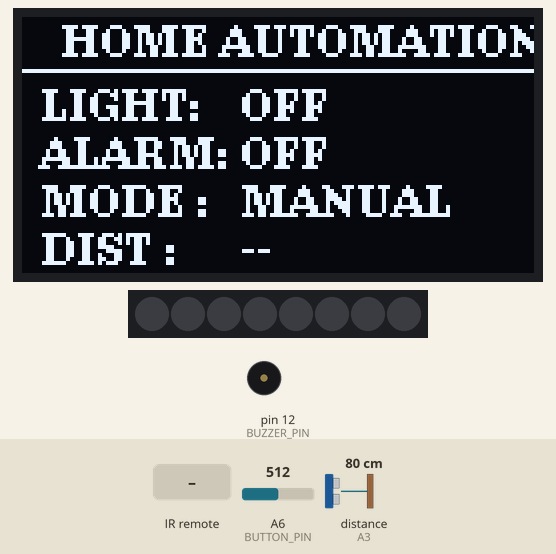
This sketch was run on a simulated Arduino Nano, built with avr-gcc and run on an emulated ATmega328P. Parts: 128×64 one-colour display, 8 RGB LEDs in strip order, left to right, buzzer (waves = sounding, pin HIGH). Inputs (shaded band) come from the test bench; at power-on: A6 (BUTTON_PIN) = 512, distance to the obstacle (sensor on A3) 80 cm. The echo pulse lasts 58.3 µs per cm; pins used as bus, display or sensor lines are not drawn; what the sketch prints to the serial monitor is not drawn.

Above: at 2.2 s.
2.3 s: A6 (BUTTON_PIN) set to 764
4.0 s: A6 (BUTTON_PIN) set to 792
At 6.4 s:
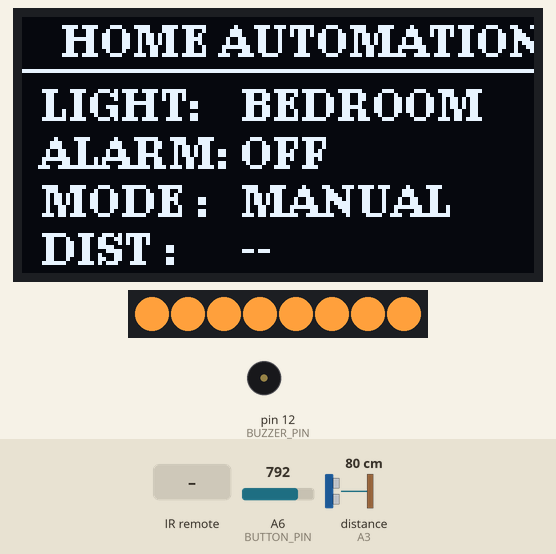
7.1 s: infrared code 0x1F received
At 10.8 s:
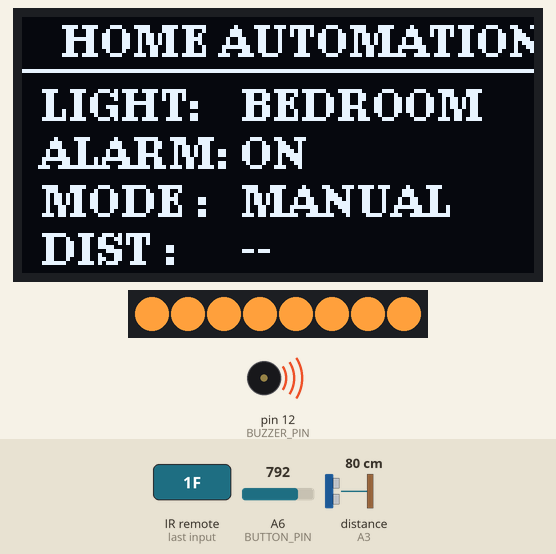
10.9 s: infrared code 0x1 received
At 13.2 s:
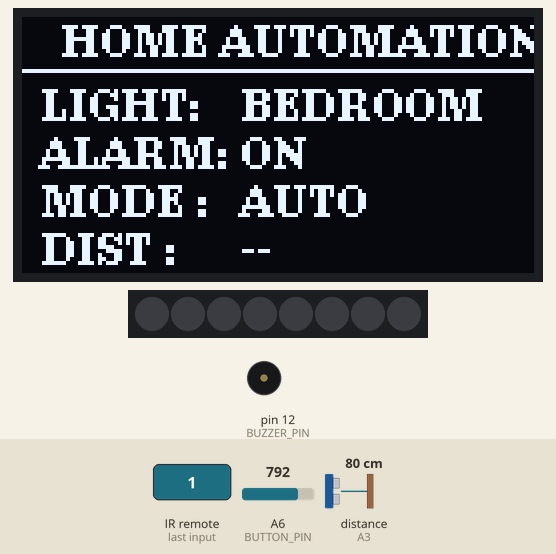
14.7 s: infrared code 0xA received
At 16.0 s:
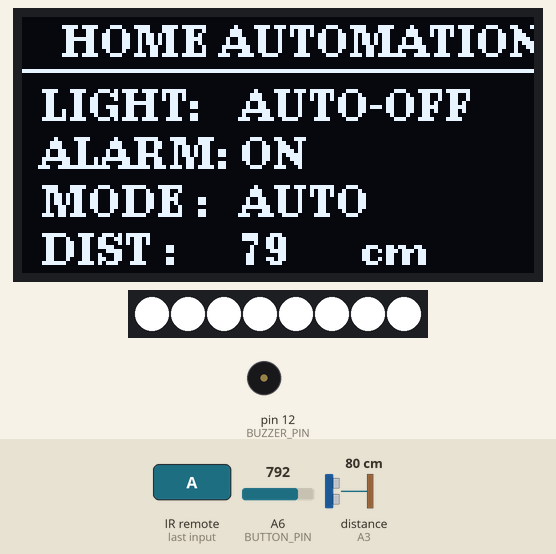
18.5 s: infrared code 0x12 received
At 21.4 s:
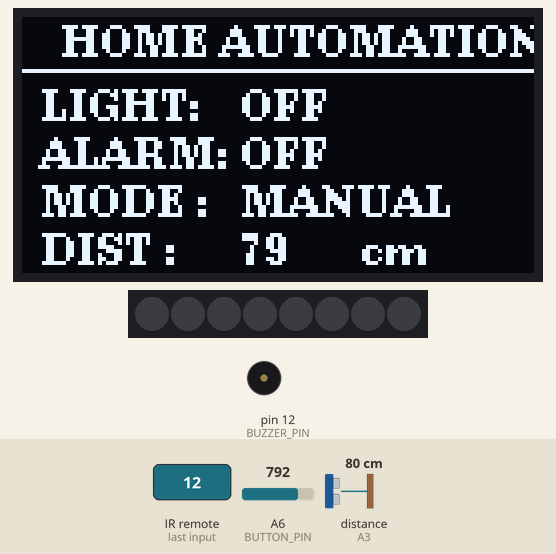
Timing chart, 0 to 22.8 s (numbered marks = the images above; inputs shaded):
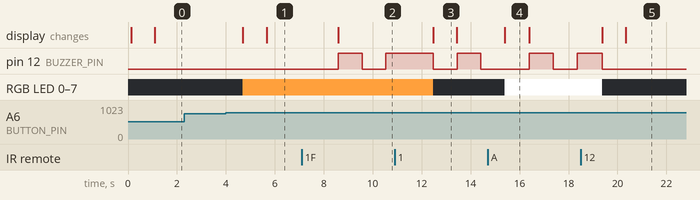

Measured:
- the behaviour switches between 779 and 780 on A6 (BUTTON_PIN) (found by bisection; images 0 and 1)
- after the input at 2.3 s, every drawn part: stays the same
- after the input at 4.0 s, RGB LED 0–7: off → RGB(255, 160, 60) after 0.68 s
- after the input at 7.1 s, pin 12 (BUZZER_PIN): LOW → HIGH after 1.5 s, → LOW 0.97 s later, → HIGH 0.97 s later; the display: changes after 1.5 s (image 2)
- after the input at 10.9 s, RGB LED 0–7: RGB(255, 160, 60) → off after 1.6 s; the display: first changes after 1.6 s (image 3 shows a later state)
- after the input at 14.7 s, RGB LED 0–7: off → RGB(255, 255, 255) after 0.69 s
- after the input at 18.5 s, pin 12 (BUZZER_PIN): goes on until 19.4 s, then stays LOW; RGB LED 0–7: RGB(255, 255, 255) → off after 0.87 s
- what the display in image 3 shows lasts 0.9 s, from 12.5 s to 13.4 s

The sketch:

Project_35.ino
```cpp
/*
==================================================
Home Automation Demo (U8g2 Stable - Zero Memory Issue)
Board: Auto-Botix / Young Engineer Board
==================================================
*/

#define DECODE_NEC

#include <Wire.h>
#include <U8g2lib.h>
#include <Adafruit_NeoPixel.h>
#include <IRremote.hpp>

// 1. PIN DEFINITIONS
#define IR_PIN     3
#define RGB_PIN    11
#define NUM_LEDS   8
#define BUZZER_PIN 12
#define TRIG_PIN   5
#define ECHO_PIN   A3
#define BUTTON_PIN A6

// 2. HARDWARE OBJECTS (U8g2 Page Buffer takes only 128 bytes RAM)
U8G2_SSD1306_128X64_NONAME_1_HW_I2C u8g2(U8G2_R0, /* reset=*/ U8X8_PIN_NONE);
Adafruit_NeoPixel rgb(NUM_LEDS, RGB_PIN, NEO_GRB + NEO_KHZ800);

// 3. CALIBRATED ADC BUTTON RANGES
#define BTN_SELECT_MIN 920
#define BTN_SELECT_MAX 945
#define BTN_UP_MIN     845
#define BTN_UP_MAX     865
#define BTN_DOWN_MIN   780
#define BTN_DOWN_MAX   800
#define BTN_BACK_MIN   725
#define BTN_BACK_MAX   745

// 4. SAVED CUSTOM REMOTE COMMANDS
#define POWER   0x12   // Power Key (ALL OFF)
#define BTN1    0xA   // Button 1 (Living Room Light)
#define BTN2    0x1B   // Button 2 (Bedroom Light)
#define BTN3    0x1F   // Button 3 (Alarm Toggle)
#define OK      0x1   // PAUSE Key (Auto Mode Toggle)

// 5. GLOBAL VARIABLES
bool alarmOn = false;
bool autoMode = false;
const char* lightStatus = "OFF";
int distance = 999;
int lastBtn = 0;

unsigned long lastBuzzerTime = 0;
bool buzzerState = false;
unsigned long lastDisplayTime = 0;
unsigned long lastSensorTime = 0;
unsigned long lastSerialTime = 0;

void showColor(uint8_t r, uint8_t g, uint8_t b)
{
  for (int i = 0; i < NUM_LEDS; i++)
    rgb.setPixelColor(i, rgb.Color(r, g, b));
  rgb.show();
}

void rgbOff()
{
  rgb.clear();
  rgb.show();
}

int getDistance()
{
  digitalWrite(TRIG_PIN, LOW);
  delayMicroseconds(2);
  digitalWrite(TRIG_PIN, HIGH);
  delayMicroseconds(10);
  digitalWrite(TRIG_PIN, LOW);

  long duration = pulseIn(ECHO_PIN, HIGH, 20000);
  if (duration == 0) return 999;
  return duration * 0.034 / 2;
}

int readButton()
{
  int val = analogRead(BUTTON_PIN);
  if (val >= BTN_SELECT_MIN && val <= BTN_SELECT_MAX) return 4;
  if (val >= BTN_UP_MIN && val <= BTN_UP_MAX)         return 1;
  if (val >= BTN_DOWN_MIN && val <= BTN_DOWN_MAX)     return 2;
  if (val >= BTN_BACK_MIN && val <= BTN_BACK_MAX)     return 3;
  return 0;
}

void updateOLED()
{
  u8g2.firstPage();
  do {
    u8g2.setFont(u8g2_font_ncenB08_tr);
    u8g2.drawStr(10, 10, "HOME AUTOMATION");
    u8g2.drawHLine(0, 13, 128);

    u8g2.drawStr(5, 26, "LIGHT:");
    u8g2.drawStr(55, 26, lightStatus);

    u8g2.drawStr(5, 38, "ALARM:");
    u8g2.drawStr(55, 38, alarmOn ? "ON" : "OFF");

    u8g2.drawStr(5, 50, "MODE :");
    u8g2.drawStr(55, 50, autoMode ? "AUTO" : "MANUAL");

    u8g2.drawStr(5, 62, "DIST :");
    if (distance >= 400 || distance <= 0 || distance == 999) {
      u8g2.drawStr(55, 62, "--");
    } else {
      char distBuf[8];
      itoa(distance, distBuf, 10);
      u8g2.drawStr(55, 62, distBuf);
      u8g2.drawStr(85, 62, "cm");
    }
  } while (u8g2.nextPage());
}

void handleAction(byte action)
{
  switch (action)
  {
    case 0:
      rgbOff();
      alarmOn = false;
      autoMode = false;
      lightStatus = "OFF";
      digitalWrite(BUZZER_PIN, LOW);
      Serial.println(F("[ACTION] ALL OFF"));
      break;

    case 1:
      autoMode = false;
      showColor(255, 255, 255);
      lightStatus = "LIVING";
      Serial.println(F("[ACTION] LIVING ROOM LIGHT ON"));
      break;

    case 2:
      autoMode = false;
      showColor(255, 160, 60);
      lightStatus = "BEDROOM";
      Serial.println(F("[ACTION] BEDROOM LIGHT ON"));
      break;

    case 3:
      alarmOn = !alarmOn;
      Serial.print(F("[ACTION] ALARM: "));
      Serial.println(alarmOn ? F("ON") : F("OFF"));
      if (!alarmOn) digitalWrite(BUZZER_PIN, LOW);
      break;

    case 4:
      autoMode = !autoMode;
      Serial.print(F("[ACTION] AUTO MODE: "));
      Serial.println(autoMode ? F("ON") : F("OFF"));
      if (!autoMode) {
        rgbOff();
        lightStatus = "OFF";
      }
      break;
  }
  updateOLED();
}

void setup()
{
  Serial.begin(9600);
  delay(100);

  pinMode(TRIG_PIN, OUTPUT);
  pinMode(ECHO_PIN, INPUT);
  pinMode(BUZZER_PIN, OUTPUT);
  digitalWrite(BUZZER_PIN, LOW);

  // Initialize U8g2 OLED
  u8g2.begin();
  Serial.println(F("OLED : OK (U8g2)"));

  rgb.begin();
  rgbOff();

  IrReceiver.begin(IR_PIN, DISABLE_LED_FEEDBACK);

  Serial.println(F("=================================="));
  Serial.println(F("    HOME AUTOMATION READY         "));
  Serial.println(F("=================================="));

  updateOLED();
}

void loop()
{
  // 1. IR Remote
  if (IrReceiver.decode())
  {
    if (!(IrReceiver.decodedIRData.flags & IRDATA_FLAGS_IS_REPEAT))
    {
      byte cmd = IrReceiver.decodedIRData.command;
      if (cmd != 0x0)
      {
        Serial.print(F("[IR RECV] Code: 0x"));
        Serial.println(cmd, HEX);

        if (cmd == POWER) handleAction(0);
        else if (cmd == BTN1) handleAction(1);
        else if (cmd == BTN2) handleAction(2);
        else if (cmd == BTN3) handleAction(3);
        else if (cmd == OK)   handleAction(4);
      }
    }
    IrReceiver.resume();
  }

  // 2. Hardware Buttons (A6)
  int btn = readButton();
  if (btn != 0 && lastBtn == 0)
  {
    Serial.print(F("[BTN PRESS] Key: "));
    if (btn == 1)      { Serial.println(F("UP (Living)"));   handleAction(1); }
    else if (btn == 2) { Serial.println(F("DOWN (Bedroom)")); handleAction(2); }
    else if (btn == 3) { Serial.println(F("BACK (Alarm)"));   handleAction(3); }
    else if (btn == 4) { Serial.println(F("SELECT (Auto)"));  handleAction(4); }
  }
  lastBtn = btn;

  // 3. Occupancy Sensor in Auto Mode
  if (autoMode && (millis() - lastSensorTime >= 150))
  {
    lastSensorTime = millis();
    distance = getDistance();

    if (distance <= 50 && distance > 0) {
      showColor(0, 255, 0);
      lightStatus = "AUTO-ON";
    } else {
      rgbOff();
      lightStatus = "AUTO-OFF";
    }
  }

  // 4. Non-blocking Alarm Beep
  if (alarmOn)
  {
    if (millis() - lastBuzzerTime >= 150)
    {
      lastBuzzerTime = millis();
      buzzerState = !buzzerState;
      digitalWrite(BUZZER_PIN, buzzerState ? HIGH : LOW);
    }
  }

  // 5. Periodic OLED Refresh (Every 250ms)
  if (millis() - lastDisplayTime >= 250)
  {
    lastDisplayTime = millis();
    updateOLED();
  }

  // 6. Periodic Serial Monitor Telemetry (Every 1000ms)
  if (millis() - lastSerialTime >= 1000)
  {
    lastSerialTime = millis();
    Serial.print(F("TELEMETRY | Mode: "));
    Serial.print(autoMode ? F("AUTO  ") : F("MANUAL"));
    Serial.print(F(" | Light: "));
    Serial.print(lightStatus);
    Serial.print(F("\t | Alarm: "));
    Serial.print(alarmOn ? F("ON ") : F("OFF"));
    Serial.print(F(" | Dist: "));
    if (distance >= 400 || distance <= 0 || distance == 999) {
      Serial.println(F("--"));
    } else {
      Serial.print(distance);
      Serial.println(F(" cm"));
    }
  }
}
```
